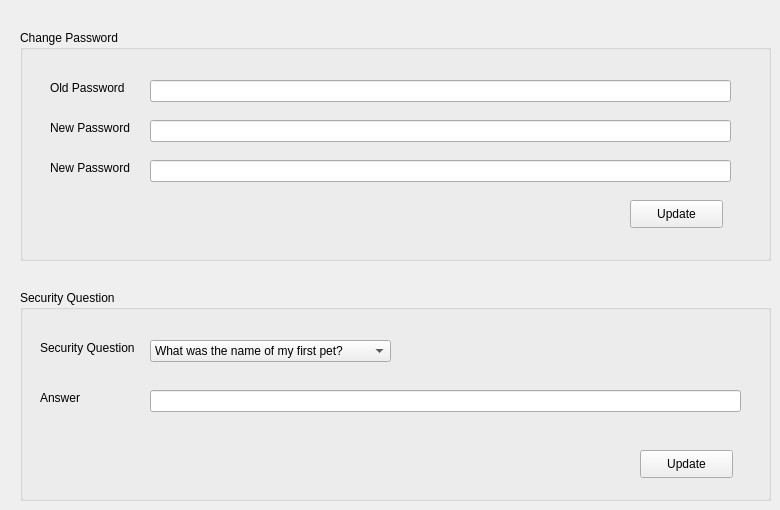
    <widget class="QWidget" name="tab_5">
     <attribute name="title">
      <string>Page</string>
     </attribute>
     <widget class="QGroupBox" name="groupBox_4">
      <property name="geometry">
       <rect>
        <x>20</x>
        <y>30</y>
        <width>751</width>
        <height>231</height>
       </rect>
      </property>
      <property name="title">
       <string>Change Password</string>
      </property>
      <widget class="QLabel" name="label_27">
       <property name="geometry">
        <rect>
         <x>30</x>
         <y>50</y>
         <width>81</width>
         <height>16</height>
        </rect>
       </property>
       <property name="text">
        <string>Old Password</string>
       </property>
      </widget>
      <widget class="QLineEdit" name="lineEdit_18">
       <property name="geometry">
        <rect>
         <x>130</x>
         <y>50</y>
         <width>581</width>
         <height>22</height>
        </rect>
       </property>
       <property name="echoMode">
        <enum>QLineEdit::Password</enum>
       </property>
      </widget>
      <widget class="QLabel" name="label_28">
       <property name="geometry">
        <rect>
         <x>30</x>
         <y>90</y>
         <width>91</width>
         <height>16</height>
        </rect>
       </property>
       <property name="text">
        <string>New Password</string>
       </property>
      </widget>
      <widget class="QLabel" name="label_29">
       <property name="geometry">
        <rect>
         <x>30</x>
         <y>130</y>
         <width>91</width>
         <height>16</height>
        </rect>
       </property>
       <property name="text">
        <string>New Password</string>
       </property>
      </widget>
      <widget class="QLineEdit" name="lineEdit_19">
       <property name="geometry">
        <rect>
         <x>130</x>
         <y>130</y>
         <width>581</width>
         <height>22</height>
        </rect>
       </property>
       <property name="echoMode">
        <enum>QLineEdit::Password</enum>
       </property>
      </widget>
      <widget class="QLineEdit" name="lineEdit_20">
       <property name="geometry">
        <rect>
         <x>130</x>
         <y>90</y>
         <width>581</width>
         <height>22</height>
        </rect>
       </property>
       <property name="echoMode">
        <enum>QLineEdit::Password</enum>
       </property>
      </widget>
      <widget class="QPushButton" name="pushButton_9">
       <property name="geometry">
        <rect>
         <x>610</x>
         <y>170</y>
         <width>93</width>
         <height>28</height>
        </rect>
       </property>
       <property name="text">
        <string>Update</string>
       </property>
      </widget>
     </widget>
     <widget class="QGroupBox" name="groupBox_6">
      <property name="geometry">
       <rect>
        <x>20</x>
        <y>290</y>
        <width>751</width>
        <height>211</height>
       </rect>
      </property>
      <property name="title">
       <string>Security Question</string>
      </property>
      <widget class="QLabel" name="label_30">
       <property name="geometry">
        <rect>
         <x>20</x>
         <y>50</y>
         <width>101</width>
         <height>16</height>
        </rect>
       </property>
       <property name="text">
        <string>Security Question</string>
       </property>
      </widget>
      <widget class="QComboBox" name="comboBox_3">
       <property name="geometry">
        <rect>
         <x>130</x>
         <y>50</y>
         <width>241</width>
         <height>22</height>
        </rect>
       </property>
       <item>
        <property name="text">
         <string>What was the name of my first pet?</string>
        </property>
       </item>
       <item>
        <property name="text">
         <string>What was my first school?</string>
        </property>
       </item>
       <item>
        <property name="text">
         <string>What is my mother's maiden name?</string>
        </property>
       </item>
       <item>
        <property name="text">
         <string>Who is my favourite Hollywood star?</string>
        </property>
       </item>
       <item>
        <property name="text">
         <string>What is my brother's/sister's name?</string>
        </property>
       </item>
       <item>
        <property name="text">
         <string>Who is my favourite sportsperson?</string>
        </property>
       </item>
       <item>
        <property name="text">
         <string>What is my best friend's name?</string>
        </property>
       </item>
      </widget>
      <widget class="QLabel" name="label_31">
       <property name="geometry">
        <rect>
         <x>20</x>
         <y>100</y>
         <width>101</width>
         <height>16</height>
        </rect>
       </property>
       <property name="text">
        <string>Answer</string>
       </property>
      </widget>
      <widget class="QLineEdit" name="lineEdit_21">
       <property name="geometry">
        <rect>
         <x>130</x>
         <y>100</y>
         <width>591</width>
         <height>22</height>
        </rect>
       </property>
      </widget>
      <widget class="QPushButton" name="pushButton_10">
       <property name="geometry">
        <rect>
         <x>620</x>
         <y>160</y>
         <width>93</width>
         <height>28</height>
        </rect>
       </property>
       <property name="text">
        <string>Update</string>
       </property>
      </widget>
     </widget>
    </widget>
